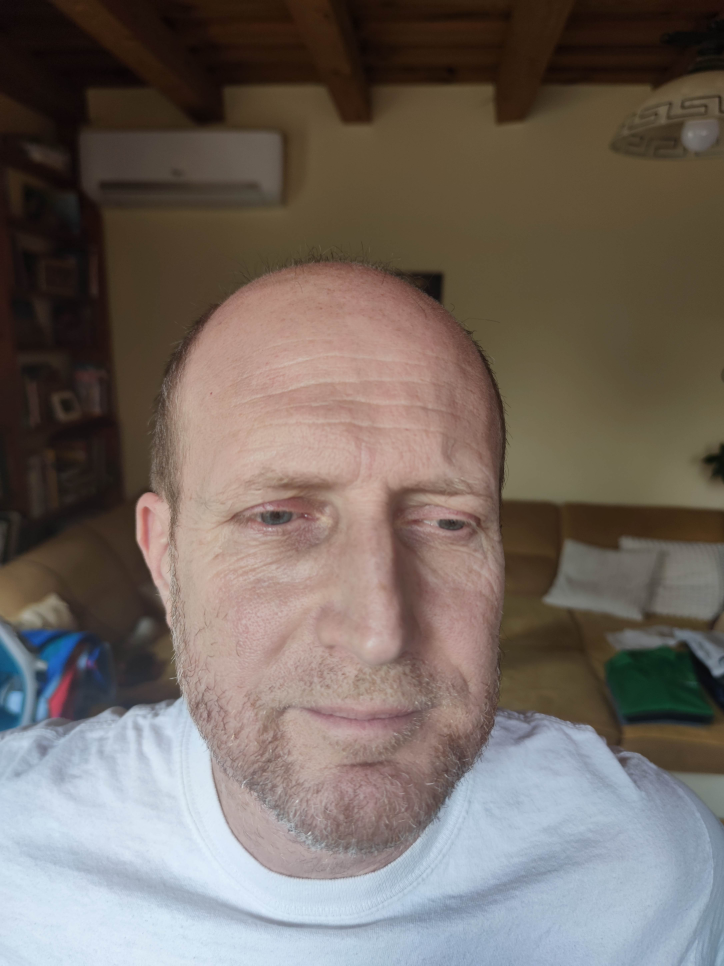
#> input picture szemelyek/apa (1).jpg, 4344 x 5792 px, found by its file name (shown at 1/6 size); its folder holds only this picture in this run
$ python jellemzok_kinyerve.py
#> lines starting #> are read from the running program, lines starting #| are printed output that depends on the picture
import cv2
from sklearn.decomposition import PCA
import os
import csv
import numpy as np

pca = PCA(n_components=1)
face_cascade_default = cv2.CascadeClassifier(cv2.data.haarcascades + 'haarcascade_frontalface_alt.xml')

# Mappa, amelyben a képek találhatók
adatbazis_mappa = "C:\\Users\\SQLY\\Desktop\\egyi\\4F\\FacialRecognition_Basics\\szemelyek"

# Lista a jellemzők tárolására hogy később kiirassuk .csv fájlba
adatbazis_jellemzok_lista = []
detektalt_arcok_szama = 0

for filename in os.listdir(adatbazis_mappa):
    if filename.endswith(".jpg"):

        img_path = os.path.join(adatbazis_mappa, filename)

        kep = cv2.imread(img_path)
#> kep is the input picture: shape (5792, 4344, 3); mean B, G, R 98.6, 105.4, 115.6
        gray = cv2.cvtColor(kep, cv2.COLOR_BGR2GRAY)
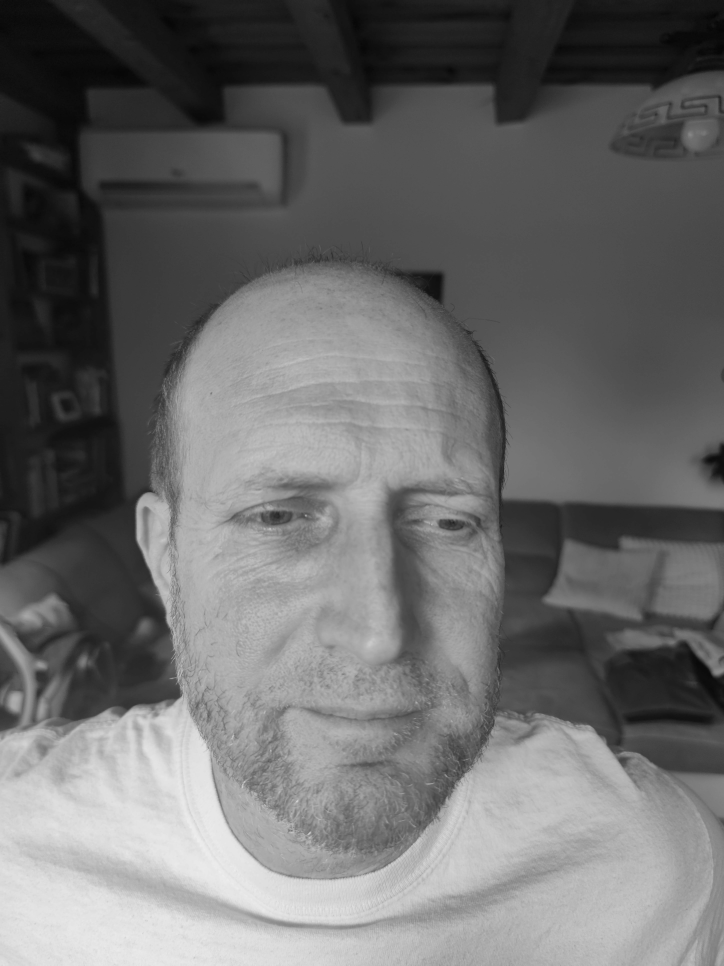
#> gray: shape (5792, 4344) (shown at 1/6 size); min 3, max 243, mean 107.7
        faces_detect = face_cascade_default.detectMultiScale(gray, scaleFactor=1.07, minNeighbors=10)
#> faces_detect = [[824, 2094, 2664, 2664]]
        # Hibakeresés: Ellenőrizze a faces_detect változót
        '''
        #--------------------
        fekete_maszk = cv2.inRange(gray, 0, 50)
        feher_maszk = cv2.inRange(gray, 205, 255)
        szurke_maszk = cv2.inRange(gray, 51, 204)
        teljes_pixelszam = (gray).size
        fekete_pixelek = np.count_nonzero(fekete_maszk)
        fekete_arany = fekete_pixelek / teljes_pixelszam * 100
        feher_pixelek = np.count_nonzero(feher_maszk)
        feher_arany = feher_pixelek / teljes_pixelszam * 100
        szurke_pixelek = np.count_nonzero(szurke_maszk)
        szurke_arany = szurke_pixelek / teljes_pixelszam * 100

        print(f"Fekete arány: {fekete_arany:.2f}%")
        print(f"Fehér arány: {feher_arany:.2f}%")
        print(f"Szürke arány: {szurke_arany:.2f}%")
        #--------------------'''
        if len(faces_detect) == 0:
            print(f"Nincs arc a(z) {filename} képen.")
        else:
            detektalt_arcok_szama += len(faces_detect)
#> detektalt_arcok_szama = 1
            for (x, y, w, h) in faces_detect:
                face_extract = gray[y:y + h, x:x + w]
                arckep_meret = (100, 100)
                arckep = cv2.resize(face_extract, arckep_meret)
                arckep_vektor = arckep.flatten()
                pca.fit(arckep_vektor.reshape(-1, 1))
                transzformalt_arckep = pca.transform(arckep_vektor.reshape(-1, 1))
                adatbazis_jellemzok = transzformalt_arckep.flatten()

                # Az egyedi azonosító (index) hozzáadása az arckép jellemzők mellé
                adatbazis_jellemzok_lista.append([filename] + adatbazis_jellemzok.tolist())
#> this loop made 1 pass
#> (x, y, w, h, arckep_meret) on pass 1: (824, 2094, 2664, 2664, (100, 100))
#> pass 1, `face_extract = gray[y:y + h, x:x + w]`:
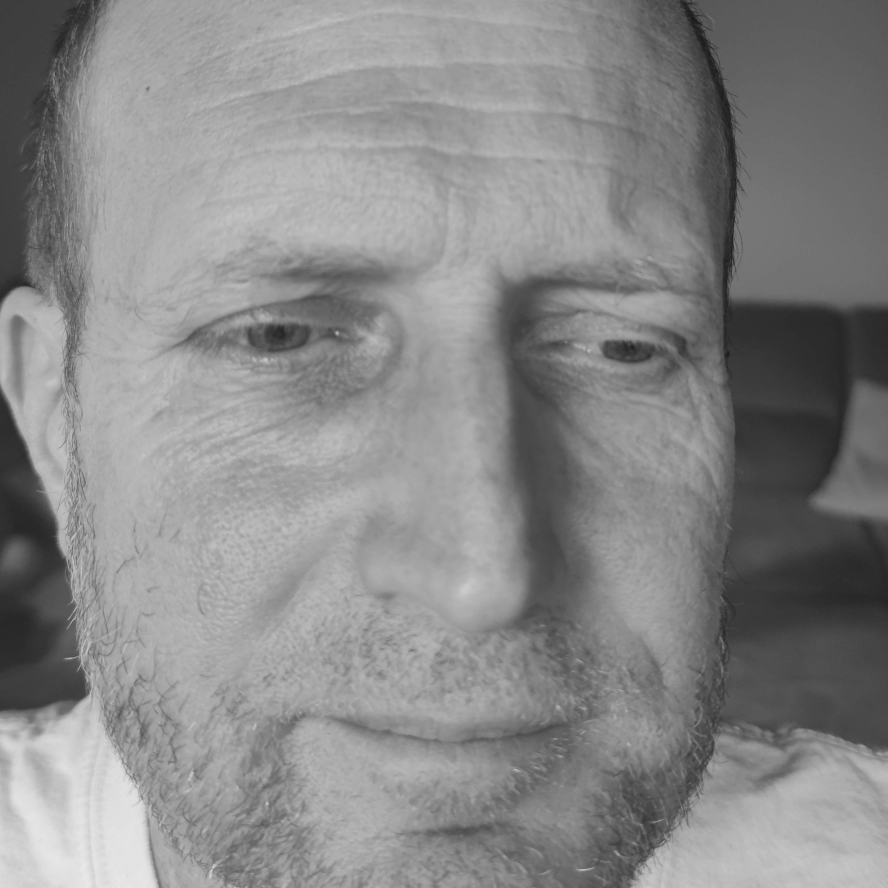
#> face_extract: shape (2664, 2664) (shown at 1/3 size); min 16, max 234, mean 136.1
#> pass 1, `arckep = cv2.resize(face_extract, arckep_meret)`:
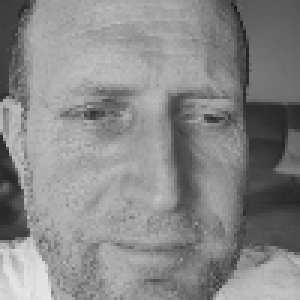
#> arckep: shape (100, 100) (shown 3 times larger); min 22, max 232, mean 136.1
#> after the loop, adatbazis_jellemzok_lista = 1 item

print(f"Összesen {detektalt_arcok_szama} arcot detektáltunk.")
#| Összesen 1 arcot detektáltunk.

# Jellemzők elmentése CSV fájlba
with open('adatbazis_jellemzok.csv', mode='w', newline='') as file:
    writer = csv.writer(file)
    writer.writerows(adatbazis_jellemzok_lista)
